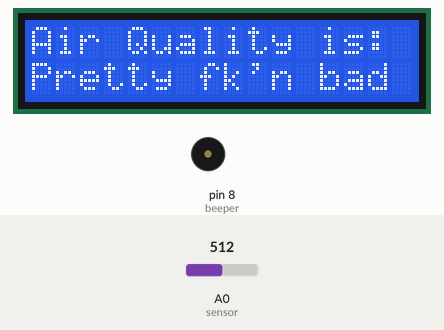
A sketch run on a simulated Arduino Uno, built with avr-gcc and run on an emulated ATmega328P. Shown: 16×2 character LCD, buzzer (waves = sounding, pin HIGH). The inputs (shaded band) are chosen by the test bench; at power-on: A0 (sensor) = 512.

Above: at 3.2 s.
3.3 s: A0 (sensor) set to 308
4.8 s: A0 (sensor) set to 284
At 5.2 s:
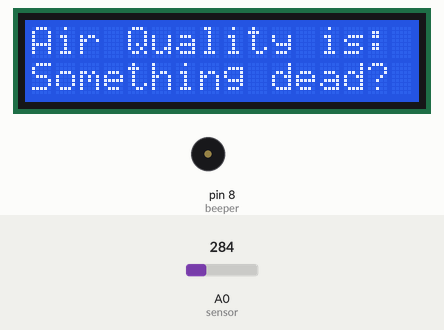
6.3 s: A0 (sensor) set to 241
7.8 s: A0 (sensor) set to 215
At 8.7 s:
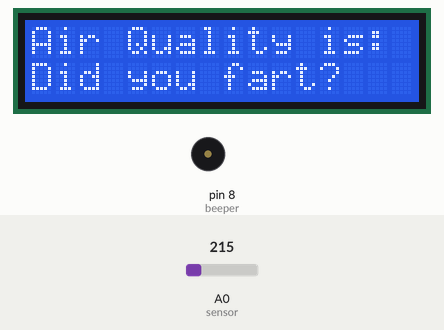
9.3 s: A0 (sensor) set to 182
10.8 s: A0 (sensor) set to 163
At 12.3 s:
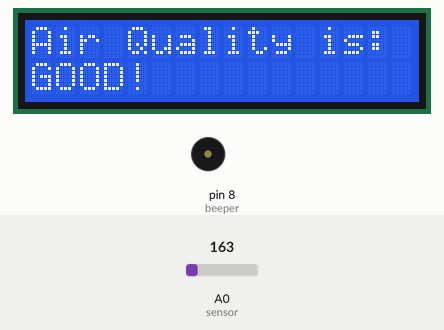
Timing chart, 0 to 13.3 s (numbered marks = the images above; inputs shaded):
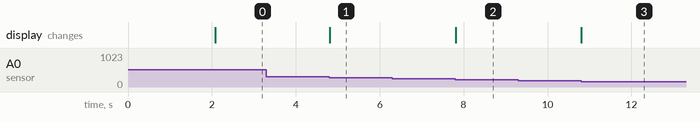

Measured:
- the behaviour switches between 300 and 299 on A0 (sensor) (found by bisection; images 0 and 1)
- the behaviour switches between 225 and 224 on A0 (sensor) (found by bisection; images 1 and 2)
- the behaviour switches between 175 and 174 on A0 (sensor) (found by bisection; images 2 and 3)
- after the input at 3.3 s, every drawn part: stays the same
- after the input at 4.8 s, the display: changes at once (image 1)
- after the input at 6.3 s, every drawn part: stays the same
- after the input at 7.8 s, the display: changes at once (image 2)
- after the input at 9.3 s, every drawn part: stays the same
- after the input at 10.8 s, the display: changes at once (image 3)

The sketch:

CO2.ino
```cpp
/*
   Arduino Air Quality Monitor

   learnelectronics
   24 MAR 2017

   www.youtube.com/c/learnelectronics
   arduino0169@gmail.com


   Be sure to burn in sensor by leaving
   plugged in for 24 hours before initial
   use, then calibrate by placing outside
   for at least 10 minutes. Outdoor C02
   levels are between 380-400ppm unless
   you live in Shenzen. If you live in
   this ain't gonna help you.
*/


#include <LiquidCrystal.h>                //LCD Library


#define beeper    8                       //beeper on Digital 8
#define sensor    A0                      //sensor on Analog 0


LiquidCrystal lcd(12, 11, 5, 4, 3, 2);    //Create instance of LCD

int gasLevel = 0;                         //int variable for gas level
String quality = "";

void setup() {
  Serial.begin(9600);                     //start serial comms
  pinMode(beeper, OUTPUT);                //set beeper for output
  pinMode(sensor, INPUT);                 //set sensor for input


  lcd.begin(16, 2);                       //initial LCD setup
  lcd.setCursor (0, 0);                   //splash screen and warmup
  lcd.print("                ");
  lcd.setCursor (0, 1);
  lcd.print("                ");
  lcd.setCursor (0, 0);
  lcd.print("   Air Sensor   ");
  lcd.setCursor (0, 1);
  lcd.print("   Warming Up   ");
  delay(2000);                            //set for at least 2 minutes

  lcd.setCursor (0, 0);                   //clear screen
  lcd.print("                ");
  lcd.setCursor (0, 1);
  lcd.print("                ");

}

void loop() {
  gasLevel = analogRead(sensor);

  if (gasLevel < 175) {
    quality = "GOOD!           ";
  }
  else if (gasLevel > 175 && gasLevel < 225) {
    quality = "Did you fart?   ";
  }
  else if (gasLevel > 225 && gasLevel < 300) {
    quality = "Something dead?";
  }
  else if (gasLevel > 300) {
    quality = "Pretty fk'n bad ";
  }
  lcd.setCursor (0, 0);
  lcd.print("Air Quality is:");
  lcd.setCursor(0, 1);
  lcd.print(quality);
}

/*

  The circuit:
   LCD RS pin to digital pin 12
   LCD Enable pin to digital pin 11
   LCD D4 pin to digital pin 5
   LCD D5 pin to digital pin 4
   LCD D6 pin to digital pin 3
   LCD D7 pin to digital pin 2
   LCD R/W pin to ground
   LCD VSS pin to ground
   LCD VCC pin to 5V
   5K pot:
   ends to +5V and ground
   wiper to LCD VO pin (pin 3)

*/
```
